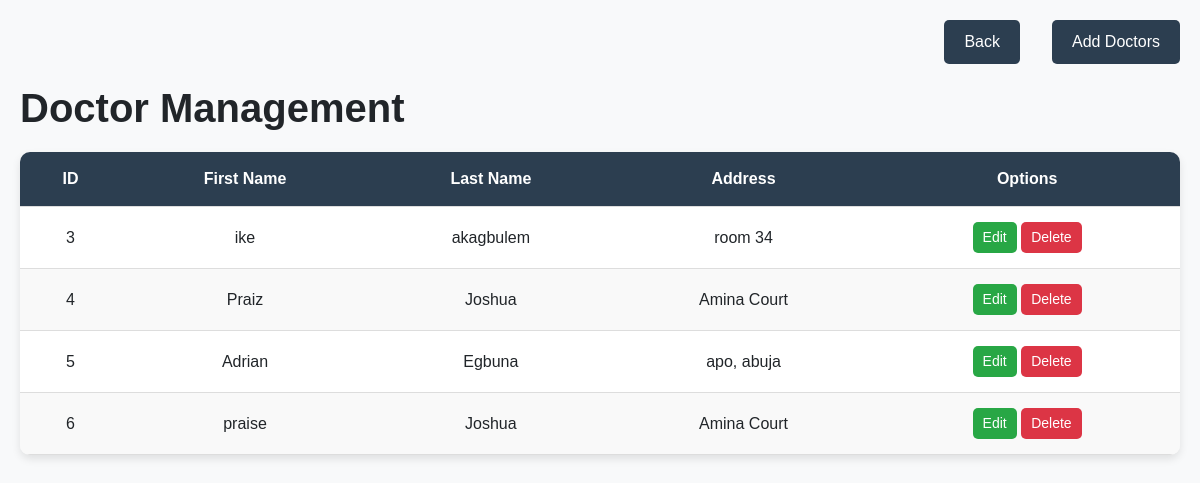
Page /doctors on the committed database.
### app/models.py (models this page shows)
class Doctor(db.Model):
    id = db.Column(db.Integer, primary_key=True, autoincrement=True)
    first_name = db.Column(db.String(50), nullable=False)
    last_name = db.Column(db.String(50), nullable=False)
    address = db.Column(db.String(20), nullable=False)

### app/routes.py (the view, shortened to what this page needs)
@app.route("/doctors", methods=["GET", "POST"])
def doctors():
    form = DoctorForm()
    doctor = Doctor.query.all()  # Fetch all doctor records
    return render_template("doctors.html", form=form, doctor=doctor)

### app/templates/doctors.html (shortened to what this page needs)
<!DOCTYPE html>
<html lang="en">
   <head>
      <link rel="stylesheet" href="https://cdnjs.cloudflare.com/ajax/libs/bootstrap/4.6.2/css/bootstrap.min.css">
      <link rel="stylesheet" href="{{ url_for('static', filename = 'doctors.css') }}">
   </head>
   <body>
      <div class="button-container">
         <a href="{{ url_for('dashboard') }}" class="add-button">Back</a>
         <button class="add-button" data-toggle="modal" data-target="#addDoctorModal">Add Doctors</button>
      </div>
      <h1 style="font-weight: bold;">Doctor Management</h1>
      <table class="styled-table">
         <thead>
            <tr>
               <th scope="col">ID</th>
               <th scope="col">First Name</th>
               <th scope="col">Last Name</th>
               <th scope="col">Address</th>
               <th scope="col">Options</th>
            </tr>
         </thead>
         <tbody>
            {% for doctor in doctor %}
            <tr>
               <td>{{ doctor.id }}</td>
               <td>{{ doctor.first_name }}</td>
               <td>{{ doctor.last_name }}</td>
               <td>{{ doctor.address }}</td>
               <td>
                  <button class="btn edit" data-toggle="modal" data-target="#editDoctorModal{{ doctor.id }}">
                  Edit
                  </button>
                  <button class="btn delete" data-toggle="modal" data-target="#deleteDoctorModal" data-id="{{ doctor.id }}">Delete</button>
               </td>
            </tr>
            {% endfor %}
         </tbody>
      </table>
   </body>
</html>

### app/static/doctors.css (style rules this page uses)
body { font-family: Arial, sans-serif; background-color: #f8f9fa; margin: 0; padding: 20px; }
.styled-table { width: 100%; border-collapse: collapse; margin: 20px 0; font-size: 1rem; box-shadow: 0 4px 8px rgba(0, 0, 0, 0.1); border-radius: 10px; overflow: hidden; background-color: white; }
.styled-table thead { background-color: #2c3e50; color: white; text-align: center; }
.styled-table th, .styled-table td { padding: 15px; text-align: center; border-bottom: 1px solid #ddd; }
.styled-table tbody tr:nth-child(even) { background-color: #f9f9f9; }
.btn { padding: 5px 10px; font-size: 14px; border-radius: 5px; color: white; border: none; cursor: pointer; transition: background-color 0.3s ease; }
.btn.edit { background-color: #28a745; }
.btn.delete { background-color: #dc3545; }
.button-container { display: flex; justify-content: flex-end; margin-bottom: 20px; gap: 2rem; }
.add-button { padding: 10px 20px; background-color: #2c3e50; color: white; border: none; border-radius: 5px; cursor: pointer; transition: background-color 0.3s ease; }

### rows in the picture
Doctor: id "3", first_name "ike", last_name "akagbulem", address "room 34"
Doctor: id "4", first_name "Praiz", last_name "Joshua", address "Amina Court"
Doctor: id "5", first_name "Adrian", last_name "Egbuna", address "apo, abuja"
Doctor: id "6", first_name "praise", last_name "Joshua", address "Amina Court"
